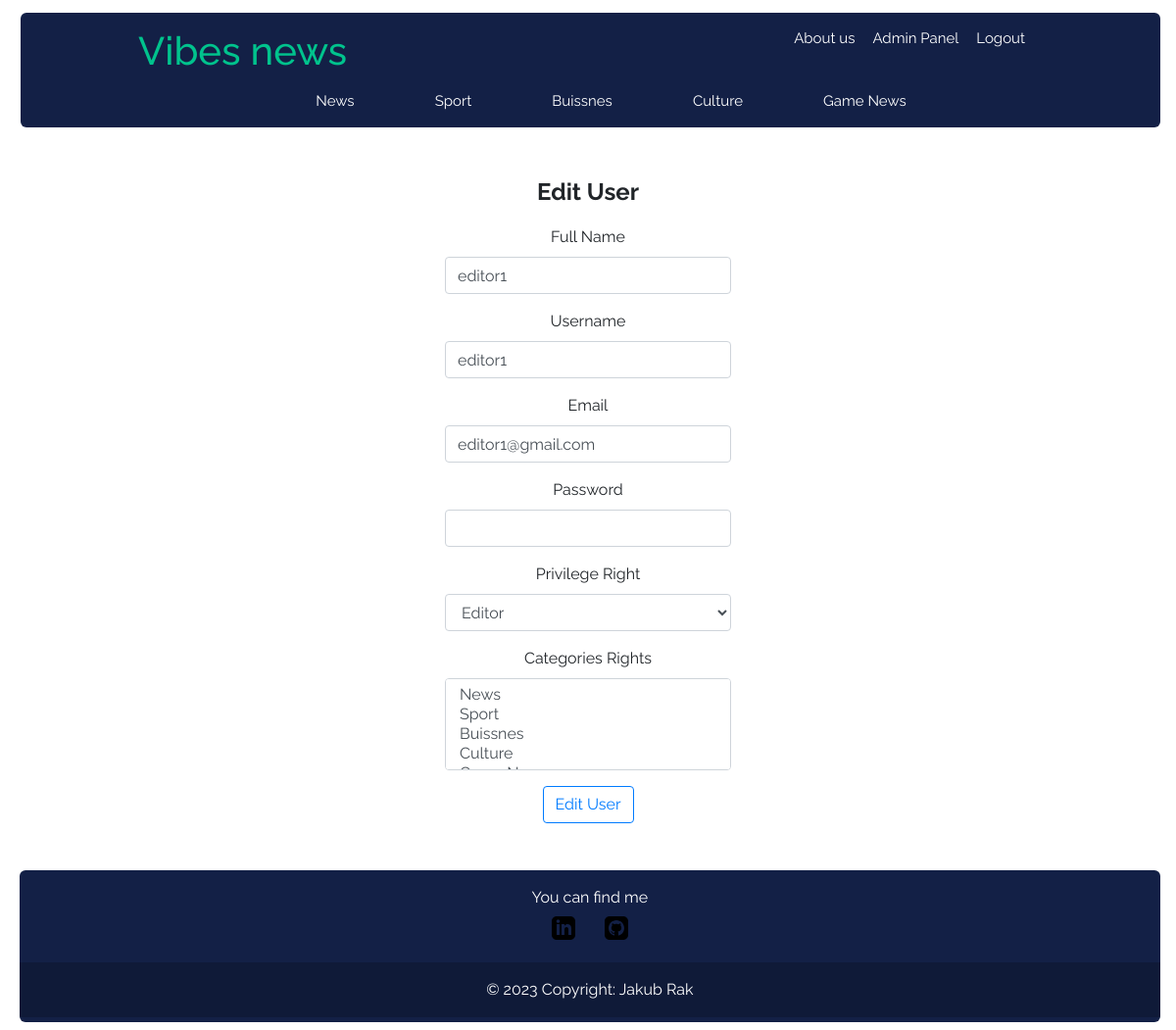
The app's page /admin_panel/edit_4 (signed in), older data.
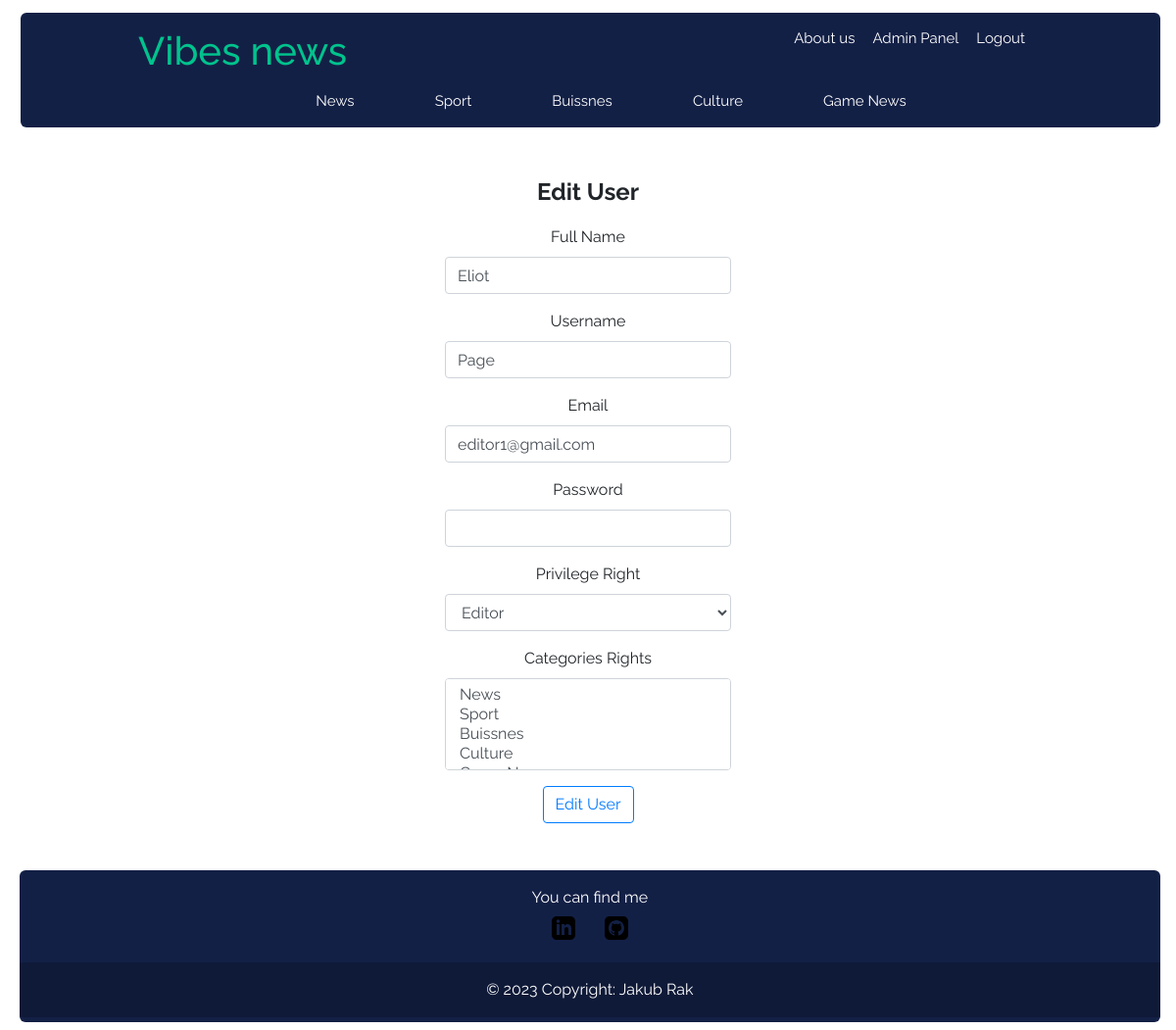
The same page, newer data.
### vibes/models.py (models this page shows, shortened)
class User(db.Model, UserMixin):
    id = db.Column (db.Integer, primary_key = True)
    fullname = db.Column (db.String(100), nullable = False)
    username = db.Column (db.String(100), unique = True, nullable = False)
    email = db.Column (db.String(250), unique = True, nullable = False)
    password = db.Column (db.String(255), nullable = False)
    admin_rights = db.Column (db.Integer, nullable = False, default = 0)
    create_time = db.Column (db.DateTime, nullable = False, default = datetime.utcnow)
    articles = db.relationship('Article', backref = 'author', lazy = True)
    category = db.relationship('Category', secondary = Rights, backref = 'users', lazy = True)

### vibes/admin/routes.py (the view, shortened to what this page needs)
@admin.route("/admin_panel/edit_<int:user_id>" , methods= ["GET", "POST"])
@login_required
def edit_user(user_id: int):
    if (current_user.is_authenticated and current_user.admin_rights == 2):
        user: User = User.query.get_or_404(user_id)
        form: object = ChangeUserForm()
        form.fullname.data: str= user.fullname
        form.username.data: str = user.username
        form.email.data: str = user.email
        return render_template('edit_user.html', title = 'Edit User', legend = 'Edit User', current_user = current_user, form = form)
    else:
        abort(403)

### vibes/admin/forms.py (shortened to what this page needs)
class ChangeUserForm (FlaskForm):
    fullname = StringField('Full Name', validators=[data_required(), Length(min = 2, max = 100)])
    username = StringField('Username', validators=[data_required(), Length(min = 2, max = 100)])
    email = StringField('Email', validators=[data_required(), Email()])
    password = PasswordField('Password', validators=[data_required()])
    admin_right = SelectField('Privilege Right', choices=[(1, 'Editor'), (0, 'User')], validators=[data_required()])
    categories = SelectMultipleField('Categories Rights', choices=[(c.name, c.name) for c in Category.query.all()])
    submit = SubmitField('Edit User')

### vibes/models.py (called while the page is built)
@login_manager.user_loader
def load_user(user_id: int) -> object:
    return User.query.get(int(user_id))

### vibes/templates/edit_user.html (shortened to what the changed rows need)
{% extends "layout.html" %}
{% block content %}
  <form class="font-style-root d-flex flex-column mt-5" method="POST" action="">
    <fieldset>
      <div class="form-group mb-3">
        {{ form.fullname.label(class="d-flex justify-content-center") }}
        {% if form.fullname.errors %}
          {{form.fullname(class="form-control", style="width:25%; margin-left:37.5%;")}}
          <div class="d-flex justify-content-center mt-2">
          {% for erorr in form.fullname.errors %}
            <span class="font-weight-bold border border-danger text-center" style="width: 25%;">{{erorr}}</span>
          {% endfor %}
          </div>
        {% else %}
          {{form.fullname(class="form-control", style="width:25%; margin-left:37.5%;") }}
        {% endif %}
      </div>
      <div class="form-group mb-3">
        {{ form.username.label(class="d-flex justify-content-center") }}
        {% if form.username.errors %}
          {{form.username(class="form-control", style="width:25%; margin-left:37.5%;")}}
          <div class="d-flex justify-content-center mt-2">
          {% for erorr in form.username.errors %}
            <span class="font-weight-bold border border-danger text-center" style="width: 25%;">{{erorr}}</span>
          {% endfor %}
          </div>
        {% else %}
          {{form.username(class="form-control", style="width:25%; margin-left:37.5%;") }}
        {% endif %}
      </div>
      <div class="form-group mb-3">
        {{ form.email.label(class="d-flex justify-content-center") }}
        {% if form.email.errors %}
          {{form.email(class="form-control", style="width:25%; margin-left:37.5%;")}}
          <div class="d-flex justify-content-center mt-2">
          {% for erorr in form.email.errors %}
            <span class="font-weight-bold border border-danger text-center" style="width: 25%;">{{erorr}}</span>
          {% endfor %}
          </div>
        {% else %}
          {{form.email(class="form-control", style="width:25%; margin-left:37.5%;")}}
        {% endif %}
      </div>
      <div class="form-group mb-3">
        {{ form.password.label(class="d-flex justify-content-center") }}
        {% if form.password.errors %}
          {{form.password(class="form-control", style="width:25%; margin-left:37.5%;")}}
          <div class="d-flex justify-content-center mt-2">
          {% for erorr in form.password.errors %}
            <span class="font-weight-bold border border-danger text-center" style="width: 25%;">{{erorr}}</span>
          {% endfor %}
          </div>
        {% else %}
          {{form.password(class="form-control", style="width:25%; margin-left:37.5%;") }}
        {% endif %}
      </div>
    </fieldset>
  </form>
{% endblock content %}

Row changes from the older to the newer data that the page shows:
changed User "editor1@gmail.com": fullname "editor1" → "Eliot"; username "editor1" → "Page"
